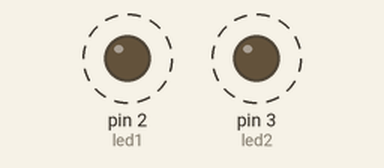
Simulated run of this sketch. Board: Arduino Uno, built with avr-gcc and run on an emulated ATmega328P. Shown: output pins drawn as LEDs (lit = HIGH). Dashed ring = blinking. What the sketch prints to the serial monitor is not drawn.

Above: at 0.15 s.
Timing chart, 0 to 4.6 s (numbered marks = the images above):
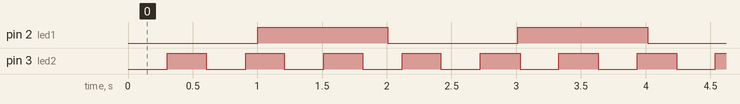

The sketch:

simulador_de_multitareas_.ino
```cpp
byte led1 = 2;
byte led2 = 3;

unsigned long tiempo1 = 0;
unsigned long t1 = 0;
bool estadoLed1 = 0;

unsigned long tiempo2 = 0;
unsigned long t2 = 0;
bool estadoLed2 = 0;

void setup()
{
  pinMode(led1, OUTPUT);
  pinMode(led2, OUTPUT);
  Serial.begin(9600);
}

void loop()
{
  tiempo1 = millis();

  if( (tiempo1 - t1 >= 1000)){
   t1 = tiempo1;
   estadoLed1 = !estadoLed1;
  }

  digitalWrite(led1, estadoLed1);

  tiempo2 = millis();

  if( (tiempo2 - t2 >= 300)){
   t2 = tiempo2;
   estadoLed2 = !estadoLed2;
  }

  digitalWrite(led2, estadoLed2);

  Serial.println(tiempo1);
}
```

Measured:
- by itself, pin 2 (led1): alternates HIGH for 1.0 s and LOW for 1.0 s
- by itself, pin 3 (led2): alternates HIGH for 0.31 s and LOW for 0.31 s
